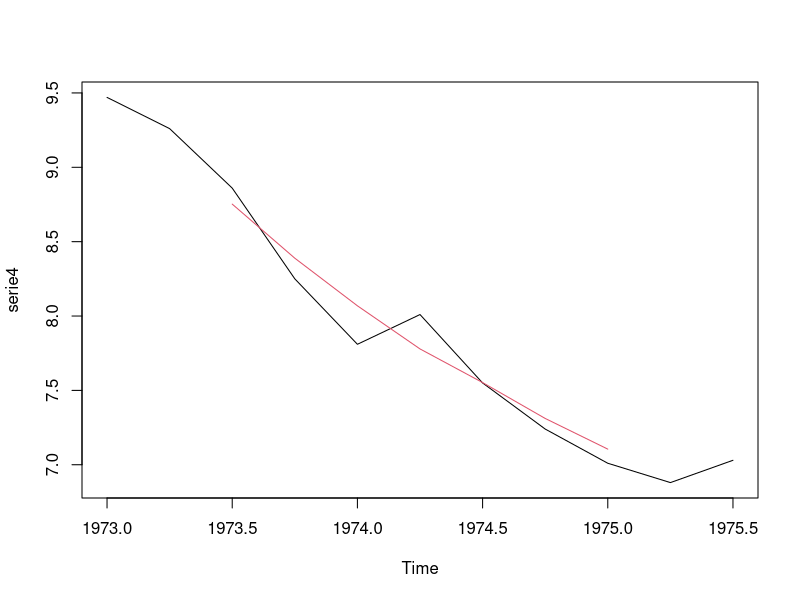
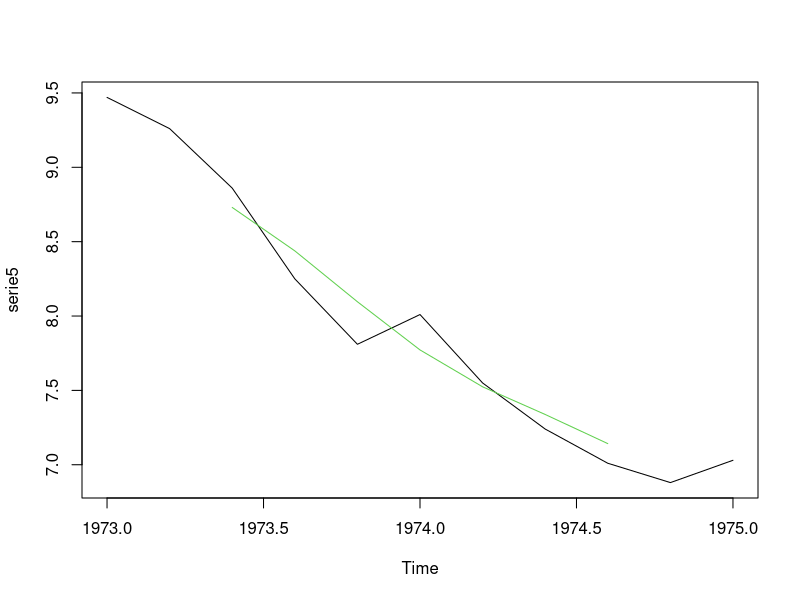
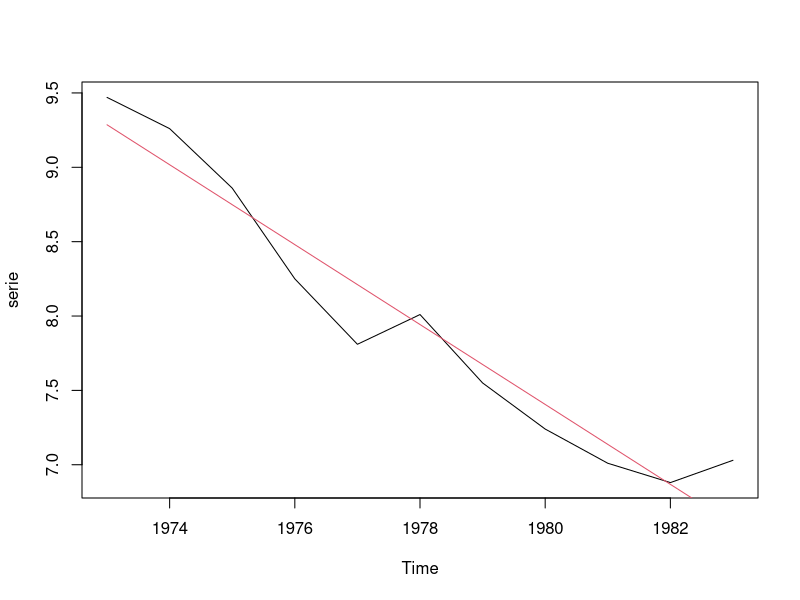

The R source for these figures, in order:
# library(tidyverse)



# EJERCICIO 01 =================================================================

# Datos del enunciado: tabla
poblacion <- c(9.47,9.26,8.86,8.25,7.81,8.01,7.55,7.24,7.01,6.88,7.03)

# Crear un objeto de tipo serie temporal
serie <- ts(poblacion, start=c(1973,1))
  

  # Apartado (a) ---------------------------------------------------------------
  
  # Media movil de orden 4

    # Crear un objeto de tipo serie temporal
    serie4 <- ts(poblacion, start=c(1973,1), frequency=4)
    
    # Obtener la tendencia
    filtro4 <- c(.5,1,1,1,.5) / 4
    tenden4 <- filter(serie4, filtro4)

  
  # Media movil de orden 5
    
    # Crear un objeto de tipo serie temporal
    serie5 <- ts(poblacion, start=c(1973,1), frequency=5)
    
    # Obtener la tendencia
    filtro5 <- c(1,1,1,1,1) / 5
    tenden5 <- filter(serie5, filtro5)
  
  
  # Representacion grafica
  plot(serie4)
  lines(tenden4, col=2)
  
  plot(serie5)
  lines(tenden5, col=3)
  
  
  # Apartado (b) ---------------------------------------------------------------
  
  # Prediccion lineal
  modelo <- lm(serie ~ c(1:11)) # Porque la serie tiene 11 valores
  ajuste <- predict.lm(modelo)
  predic <- ts(ajuste, start=c(1973,1))
  
  # Representacion grafica
  plot(serie)
  lines(predic, col=2)
  
  
  # Apartado (c) ---------------------------------------------------------------
  tabla <- matrix(c(tenden4, tenden5, predic), byrow=T, nrow=3)
  